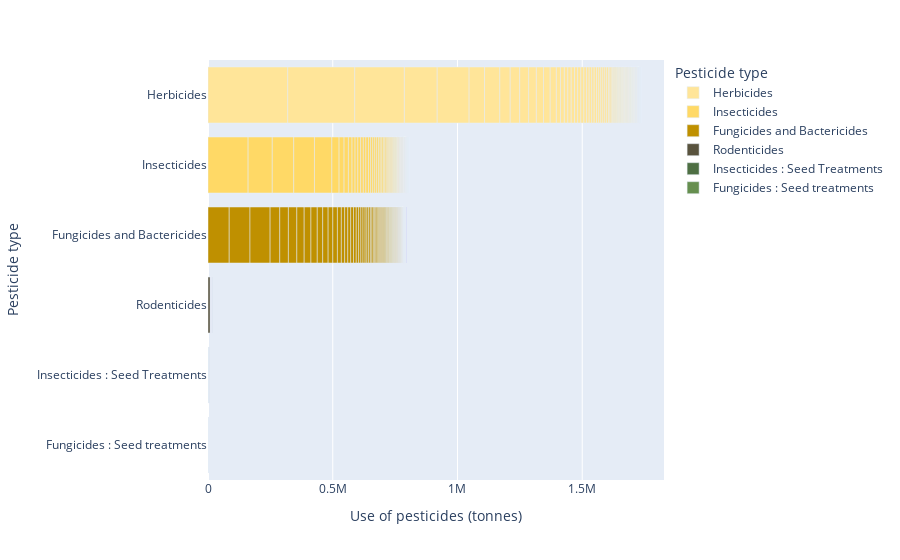

Notebook code for this chart:
### Code cell
fig = px.bar(
    pest_total_area_sorted,
    x='agricultural_use_tonnes',
    y='pesticides_type',
    color='pesticides_type',  # color por tipo de pesticida
    color_discrete_sequence=agro_r,  # paleta de colores
    labels={'agricultural_use_tonnes': 'Use of pesticides (tonnes)', 'pesticides_type': 'Pesticide type'}
)

fig.show()

### Figure 1 — Plotly figure (JSON) as saved in the notebook; plotly's stock layout.template omitted (floating-point values rounded to 4 significant figures; data arrays with more than 128 entries replaced by an {"elided": "..."} marker saying what was removed)
{"data": [{"alignmentgroup": "True", "hovertemplate": "Pesticide type=%{y}<br>Use of pesticides (tonnes)=%{x}<extra></extra>", "legendgroup": "Herbicides", "marker": {"color": "#ffe599", "pattern": {"shape": ""}}, "name": "Herbicides", "offsetgroup": "Herbicides", "orientation": "h", "showlegend": true, "textposition": "auto", "type": "bar", "x": {"elided": "207 float values"}, "xaxis": "x", "y": {"elided": "207 str values"}, "yaxis": "y"}, {"alignmentgroup": "True", "hovertemplate": "Pesticide type=%{y}<br>Use of pesticides (tonnes)=%{x}<extra></extra>", "legendgroup": "Insecticides", "marker": {"color": "#ffd966", "pattern": {"shape": ""}}, "name": "Insecticides", "offsetgroup": "Insecticides", "orientation": "h", "showlegend": true, "textposition": "auto", "type": "bar", "x": {"elided": "213 float values"}, "xaxis": "x", "y": {"elided": "213 str values"}, "yaxis": "y"}, {"alignmentgroup": "True", "hovertemplate": "Pesticide type=%{y}<br>Use of pesticides (tonnes)=%{x}<extra></extra>", "legendgroup": "Fungicides and Bactericides", "marker": {"color": "#bf9000", "pattern": {"shape": ""}}, "name": "Fungicides and Bactericides", "offsetgroup": "Fungicides and Bactericides", "orientation": "h", "showlegend": true, "textposition": "auto", "type": "bar", "x": {"elided": "211 float values"}, "xaxis": "x", "y": {"elided": "211 str values"}, "yaxis": "y"}, {"alignmentgroup": "True", "hovertemplate": "Pesticide type=%{y}<br>Use of pesticides (tonnes)=%{x}<extra></extra>", "legendgroup": "Rodenticides", "marker": {"color": "#59533e", "pattern": {"shape": ""}}, "name": "Rodenticides", "offsetgroup": "Rodenticides", "orientation": "h", "showlegend": true, "textposition": "auto", "type": "bar", "x": {"elided": "180 float values"}, "xaxis": "x", "y": {"elided": "180 str values"}, "yaxis": "y"}, {"alignmentgroup": "True", "hovertemplate": "Pesticide type=%{y}<br>Use of pesticides (tonnes)=%{x}<extra></extra>", "legendgroup": "Insecticides : Seed Treatments", "marker": {"color": "#4e6f43", "pattern": {"shape": ""}}, "name": "Insecticides : Seed Treatments", "offsetgroup": "Insecticides : Seed Treatments", "orientation": "h", "showlegend": true, "textposition": "auto", "type": "bar", "x": [719.9, 543.1, 499.4, 275.9, 245.9, 182.5, 124.1, 121.7, 111.6, 87.42, 70.84, 48.03, 43.73, 41.49, 24.72, 24.72, 21.53, 15.04, 13.12, 10.21, 9.632, 9.589, 7.971, 6.782, 5.946, 4.694, 4.676, 4.54, 4.16, 3.122, 2.658, 2.344, 2.235, 2.158, 2.141, 2.097, 1.914, 1.367, 1.148, 1.073, 1.066, 0.95, 0.91, 0.8425, 0.7667, 0.6167, 0.4975, 0.4742, 0.4733, 0.3767, 0.33, 0.325, 0.3067, 0.275, 0.1808, 0.1483, 0.1433, 0.1208, 0.12, 0.06917, 0.0575, 0.0525, 0.03083, 0.02833, 0.02667, 0.02, 0.02, 0.01583, 0.01417, 0.01, 0.004167, 0.003333, 0, 0, 0, 0, 0, 0, 0, 0, 0, 0, 0, 0, 0, 0, 0, 0, 0, 0, 0, 0, 0, 0, 0, 0, 0, 0, 0, 0, 0, 0, 0, 0, 0, 0, 0, 0, 0, 0, 0], "xaxis": "x", "y": ["Insecticides : Seed Treatments", "Insecticides : Seed Treatments", "Insecticides : Seed Treatments", "Insecticides : Seed Treatments", "Insecticides : Seed Treatments", "Insecticides : Seed Treatments", "Insecticides : Seed Treatments", "Insecticides : Seed Treatments", "Insecticides : Seed Treatments", "Insecticides : Seed Treatments", "Insecticides : Seed Treatments", "Insecticides : Seed Treatments", "Insecticides : Seed Treatments", "Insecticides : Seed Treatments", "Insecticides : Seed Treatments", "Insecticides : Seed Treatments", "Insecticides : Seed Treatments", "Insecticides : Seed Treatments", "Insecticides : Seed Treatments", "Insecticides : Seed Treatments", "Insecticides : Seed Treatments", "Insecticides : Seed Treatments", "Insecticides : Seed Treatments", "Insecticides : Seed Treatments", "Insecticides : Seed Treatments", "Insecticides : Seed Treatments", "Insecticides : Seed Treatments", "Insecticides : Seed Treatments", "Insecticides : Seed Treatments", "Insecticides : Seed Treatments", "Insecticides : Seed Treatments", "Insecticides : Seed Treatments", "Insecticides : Seed Treatments", "Insecticides : Seed Treatments", "Insecticides : Seed Treatments", "Insecticides : Seed Treatments", "Insecticides : Seed Treatments", "Insecticides : Seed Treatments", "Insecticides : Seed Treatments", "Insecticides : Seed Treatments", "Insecticides : Seed Treatments", "Insecticides : Seed Treatments", "Insecticides : Seed Treatments", "Insecticides : Seed Treatments", "Insecticides : Seed Treatments", "Insecticides : Seed Treatments", "Insecticides : Seed Treatments", "Insecticides : Seed Treatments", "Insecticides : Seed Treatments", "Insecticides : Seed Treatments", "Insecticides : Seed Treatments", "Insecticides : Seed Treatments", "Insecticides : Seed Treatments", "Insecticides : Seed Treatments", "Insecticides : Seed Treatments", "Insecticides : Seed Treatments", "Insecticides : Seed Treatments", "Insecticides : Seed Treatments", "Insecticides : Seed Treatments", "Insecticides : Seed Treatments", "Insecticides : Seed Treatments", "Insecticides : Seed Treatments", "Insecticides : Seed Treatments", "Insecticides : Seed Treatments", "Insecticides : Seed Treatments", "Insecticides : Seed Treatments", "Insecticides : Seed Treatments", "Insecticides : Seed Treatments", "Insecticides : Seed Treatments", "Insecticides : Seed Treatments", "Insecticides : Seed Treatments", "Insecticides : Seed Treatments", "Insecticides : Seed Treatments", "Insecticides : Seed Treatments", "Insecticides : Seed Treatments", "Insecticides : Seed Treatments", "Insecticides : Seed Treatments", "Insecticides : Seed Treatments", "Insecticides : Seed Treatments", "Insecticides : Seed Treatments", "Insecticides : Seed Treatments", "Insecticides : Seed Treatments", "Insecticides : Seed Treatments", "Insecticides : Seed Treatments", "Insecticides : Seed Treatments", "Insecticides : Seed Treatments", "Insecticides : Seed Treatments", "Insecticides : Seed Treatments", "Insecticides : Seed Treatments", "Insecticides : Seed Treatments", "Insecticides : Seed Treatments", "Insecticides : Seed Treatments", "Insecticides : Seed Treatments", "Insecticides : Seed Treatments", "Insecticides : Seed Treatments", "Insecticides : Seed Treatments", "Insecticides : Seed Treatments", "Insecticides : Seed Treatments", "Insecticides : Seed Treatments", "Insecticides : Seed Treatments", "Insecticides : Seed Treatments", "Insecticides : Seed Treatments", "Insecticides : Seed Treatments", "Insecticides : Seed Treatments", "Insecticides : Seed Treatments", "Insecticides : Seed Treatments", "Insecticides : Seed Treatments", "Insecticides : Seed Treatments", "Insecticides : Seed Treatments", "Insecticides : Seed Treatments", "Insecticides : Seed Treatments"], "yaxis": "y"}, {"alignmentgroup": "True", "hovertemplate": "Pesticide type=%{y}<br>Use of pesticides (tonnes)=%{x}<extra></extra>", "legendgroup": "Fungicides : Seed treatments", "marker": {"color": "#668f4f", "pattern": {"shape": ""}}, "name": "Fungicides : Seed treatments", "offsetgroup": "Fungicides : Seed treatments", "orientation": "h", "showlegend": true, "textposition": "auto", "type": "bar", "x": [267.7, 237.5, 162.0, 142.4, 125.0, 119.9, 86.58, 73.02, 54.04, 51.84, 37.59, 36.42, 31.71, 30.31, 28.81, 27.01, 25.33, 24.17, 20.55, 19, 16.91, 14.4, 13.8, 13.53, 13.45, 9.892, 9.053, 7.753, 7.693, 7.5, 7.208, 6.691, 6.597, 5.752, 5.003, 3.678, 3.335, 2.9, 2.68, 2.255, 1.777, 1.522, 1.423, 1.359, 0.9433, 0.9242, 0.8742, 0.8258, 0.78, 0.78, 0.7083, 0.705, 0.6208, 0.5892, 0.5775, 0.5758, 0.465, 0.3833, 0.3083, 0.2833, 0.2408, 0.2133, 0.2092, 0.1683, 0.155, 0.1217, 0.1067, 0.09, 0.08583, 0.05917, 0.04, 0.03, 0.0275, 0.02417, 0.0225, 0.02, 0.01833, 0.01833, 0.015, 0.01417, 0.01333, 0.01, 0.009167, 0.009167, 0.0075, 0.005833, 0.003333, 0.0025, 0.0025, 0.001667, 0, 0, 0, 0, 0, 0, 0, 0, 0, 0, 0, 0, 0, 0, 0, 0, 0, 0, 0, 0, 0, 0, 0, 0, 0, 0, 0, 0, 0, 0, 0, 0], "xaxis": "x", "y": ["Fungicides : Seed treatments", "Fungicides : Seed treatments", "Fungicides : Seed treatments", "Fungicides : Seed treatments", "Fungicides : Seed treatments", "Fungicides : Seed treatments", "Fungicides : Seed treatments", "Fungicides : Seed treatments", "Fungicides : Seed treatments", "Fungicides : Seed treatments", "Fungicides : Seed treatments", "Fungicides : Seed treatments", "Fungicides : Seed treatments", "Fungicides : Seed treatments", "Fungicides : Seed treatments", "Fungicides : Seed treatments", "Fungicides : Seed treatments", "Fungicides : Seed treatments", "Fungicides : Seed treatments", "Fungicides : Seed treatments", "Fungicides : Seed treatments", "Fungicides : Seed treatments", "Fungicides : Seed treatments", "Fungicides : Seed treatments", "Fungicides : Seed treatments", "Fungicides : Seed treatments", "Fungicides : Seed treatments", "Fungicides : Seed treatments", "Fungicides : Seed treatments", "Fungicides : Seed treatments", "Fungicides : Seed treatments", "Fungicides : Seed treatments", "Fungicides : Seed treatments", "Fungicides : Seed treatments", "Fungicides : Seed treatments", "Fungicides : Seed treatments", "Fungicides : Seed treatments", "Fungicides : Seed treatments", "Fungicides : Seed treatments", "Fungicides : Seed treatments", "Fungicides : Seed treatments", "Fungicides : Seed treatments", "Fungicides : Seed treatments", "Fungicides : Seed treatments", "Fungicides : Seed treatments", "Fungicides : Seed treatments", "Fungicides : Seed treatments", "Fungicides : Seed treatments", "Fungicides : Seed treatments", "Fungicides : Seed treatments", "Fungicides : Seed treatments", "Fungicides : Seed treatments", "Fungicides : Seed treatments", "Fungicides : Seed treatments", "Fungicides : Seed treatments", "Fungicides : Seed treatments", "Fungicides : Seed treatments", "Fungicides : Seed treatments", "Fungicides : Seed treatments", "Fungicides : Seed treatments", "Fungicides : Seed treatments", "Fungicides : Seed treatments", "Fungicides : Seed treatments", "Fungicides : Seed treatments", "Fungicides : Seed treatments", "Fungicides : Seed treatments", "Fungicides : Seed treatments", "Fungicides : Seed treatments", "Fungicides : Seed treatments", "Fungicides : Seed treatments", "Fungicides : Seed treatments", "Fungicides : Seed treatments", "Fungicides : Seed treatments", "Fungicides : Seed treatments", "Fungicides : Seed treatments", "Fungicides : Seed treatments", "Fungicides : Seed treatments", "Fungicides : Seed treatments", "Fungicides : Seed treatments", "Fungicides : Seed treatments", "Fungicides : Seed treatments", "Fungicides : Seed treatments", "Fungicides : Seed treatments", "Fungicides : Seed treatments", "Fungicides : Seed treatments", "Fungicides : Seed treatments", "Fungicides : Seed treatments", "Fungicides : Seed treatments", "Fungicides : Seed treatments", "Fungicides : Seed treatments", "Fungicides : Seed treatments", "Fungicides : Seed treatments", "Fungicides : Seed treatments", "Fungicides : Seed treatments", "Fungicides : Seed treatments", "Fungicides : Seed treatments", "Fungicides : Seed treatments", "Fungicides : Seed treatments", "Fungicides : Seed treatments", "Fungicides : Seed treatments", "Fungicides : Seed treatments", "Fungicides : Seed treatments", "Fungicides : Seed treatments", "Fungicides : Seed treatments", "Fungicides : Seed treatments", "Fungicides : Seed treatments", "Fungicides : Seed treatments", "Fungicides : Seed treatments", "Fungicides : Seed treatments", "Fungicides : Seed treatments", "Fungicides : Seed treatments", "Fungicides : Seed treatments", "Fungicides : Seed treatments", "Fungicides : Seed treatments", "Fungicides : Seed treatments", "Fungicides : Seed treatments", "Fungicides : Seed treatments", "Fungicides : Seed treatments", "Fungicides : Seed treatments", "Fungicides : Seed treatments", "Fungicides : Seed treatments", "Fungicides : Seed treatments"], "yaxis": "y"}], "layout": {"barmode": "relative", "legend": {"title": {"text": "Pesticide type"}, "tracegroupgap": 0}, "margin": {"t": 60}, "xaxis": {"anchor": "y", "domain": [0, 1], "title": {"text": "Use of pesticides (tonnes)"}}, "yaxis": {"anchor": "x", "categoryarray": ["Fungicides : Seed treatments", "Insecticides : Seed Treatments", "Rodenticides", "Fungicides and Bactericides", "Insecticides", "Herbicides"], "categoryorder": "array", "domain": [0, 1], "title": {"text": "Pesticide type"}}}}
